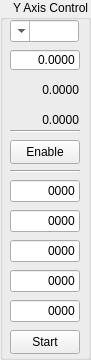
   <widget class="QGroupBox" name="groupBox_3">
    <property name="geometry">
     <rect>
      <x>199</x>
      <y>50</y>
      <width>91</width>
      <height>360</height>
     </rect>
    </property>
    <property name="layoutDirection">
     <enum>Qt::LayoutDirection::RightToLeft</enum>
    </property>
    <property name="title">
     <string>Y Axis Control</string>
    </property>
    <widget class="QComboBox" name="select_axis_y_combo_box">
     <property name="geometry">
      <rect>
       <x>10</x>
       <y>20</y>
       <width>69</width>
       <height>22</height>
      </rect>
     </property>
     <property name="layoutDirection">
      <enum>Qt::LayoutDirection::RightToLeft</enum>
     </property>
     <property name="editable">
      <bool>true</bool>
     </property>
     <property name="currentText">
      <string/>
     </property>
     <item>
      <property name="text">
       <string/>
      </property>
     </item>
     <item>
      <property name="text">
       <string>0</string>
      </property>
     </item>
     <item>
      <property name="text">
       <string>1</string>
      </property>
     </item>
     <item>
      <property name="text">
       <string>2</string>
      </property>
     </item>
     <item>
      <property name="text">
       <string>3</string>
      </property>
     </item>
     <item>
      <property name="text">
       <string>4</string>
      </property>
     </item>
     <item>
      <property name="text">
       <string>5</string>
      </property>
     </item>
     <item>
      <property name="text">
       <string>6</string>
      </property>
     </item>
    </widget>
    <widget class="QLabel" name="axis_y_fpos_lable">
     <property name="geometry">
      <rect>
       <x>18</x>
       <y>80</y>
       <width>61</width>
       <height>20</height>
      </rect>
     </property>
     <property name="layoutDirection">
      <enum>Qt::LayoutDirection::RightToLeft</enum>
     </property>
     <property name="text">
      <string>0.0000</string>
     </property>
     <property name="alignment">
      <set>Qt::AlignmentFlag::AlignRight|Qt::AlignmentFlag::AlignTrailing|Qt::AlignmentFlag::AlignVCenter</set>
     </property>
    </widget>
    <widget class="QLineEdit" name="axis_y_set_position_line_edit">
     <property name="geometry">
      <rect>
       <x>10</x>
       <y>50</y>
       <width>70</width>
       <height>20</height>
      </rect>
     </property>
     <property name="layoutDirection">
      <enum>Qt::LayoutDirection::RightToLeft</enum>
     </property>
     <property name="text">
      <string>0.0000</string>
     </property>
     <property name="alignment">
      <set>Qt::AlignmentFlag::AlignRight|Qt::AlignmentFlag::AlignTrailing|Qt::AlignmentFlag::AlignVCenter</set>
     </property>
    </widget>
    <widget class="QLabel" name="axis_y_position_error">
     <property name="geometry">
      <rect>
       <x>18</x>
       <y>110</y>
       <width>61</width>
       <height>20</height>
      </rect>
     </property>
     <property name="layoutDirection">
      <enum>Qt::LayoutDirection::RightToLeft</enum>
     </property>
     <property name="text">
      <string>0.0000</string>
     </property>
     <property name="alignment">
      <set>Qt::AlignmentFlag::AlignRight|Qt::AlignmentFlag::AlignTrailing|Qt::AlignmentFlag::AlignVCenter</set>
     </property>
    </widget>
    <widget class="QPushButton" name="axis_y_enable_button">
     <property name="geometry">
      <rect>
       <x>10</x>
       <y>140</y>
       <width>70</width>
       <height>24</height>
      </rect>
     </property>
     <property name="layoutDirection">
      <enum>Qt::LayoutDirection::RightToLeft</enum>
     </property>
     <property name="text">
      <string>Enable</string>
     </property>
    </widget>
    <widget class="Line" name="line_3">
     <property name="geometry">
      <rect>
       <x>10</x>
       <y>130</y>
       <width>70</width>
       <height>3</height>
      </rect>
     </property>
     <property name="orientation">
      <enum>Qt::Orientation::Horizontal</enum>
     </property>
    </widget>
    <widget class="Line" name="line_4">
     <property name="geometry">
      <rect>
       <x>10</x>
       <y>170</y>
       <width>70</width>
       <height>3</height>
      </rect>
     </property>
     <property name="orientation">
      <enum>Qt::Orientation::Horizontal</enum>
     </property>
    </widget>
    <widget class="QLineEdit" name="axis_y_velocity_line_edit">
     <property name="geometry">
      <rect>
       <x>10</x>
       <y>180</y>
       <width>70</width>
       <height>22</height>
      </rect>
     </property>
     <property name="layoutDirection">
      <enum>Qt::LayoutDirection::RightToLeft</enum>
     </property>
     <property name="inputMask">
      <string/>
     </property>
     <property name="text">
      <string>0000</string>
     </property>
     <property name="alignment">
      <set>Qt::AlignmentFlag::AlignRight|Qt::AlignmentFlag::AlignTrailing|Qt::AlignmentFlag::AlignVCenter</set>
     </property>
    </widget>
    <widget class="QLineEdit" name="axis_y_acceleration_line_edit">
     <property name="geometry">
      <rect>
       <x>10</x>
       <y>210</y>
       <width>70</width>
       <height>22</height>
      </rect>
     </property>
     <property name="layoutDirection">
      <enum>Qt::LayoutDirection::RightToLeft</enum>
     </property>
     <property name="text">
      <string>0000</string>
     </property>
     <property name="alignment">
      <set>Qt::AlignmentFlag::AlignRight|Qt::AlignmentFlag::AlignTrailing|Qt::AlignmentFlag::AlignVCenter</set>
     </property>
    </widget>
    <widget class="QLineEdit" name="axis_y_deceleration_line_edit">
     <property name="geometry">
      <rect>
       <x>10</x>
       <y>240</y>
       <width>70</width>
       <height>22</height>
      </rect>
     </property>
     <property name="layoutDirection">
      <enum>Qt::LayoutDirection::RightToLeft</enum>
     </property>
     <property name="text">
      <string>0000</string>
     </property>
     <property name="alignment">
      <set>Qt::AlignmentFlag::AlignRight|Qt::AlignmentFlag::AlignTrailing|Qt::AlignmentFlag::AlignVCenter</set>
     </property>
    </widget>
    <widget class="QLineEdit" name="axis_y_kill_deceleration_line_edit">
     <property name="geometry">
      <rect>
       <x>10</x>
       <y>270</y>
       <width>70</width>
       <height>22</height>
      </rect>
     </property>
     <property name="layoutDirection">
      <enum>Qt::LayoutDirection::RightToLeft</enum>
     </property>
     <property name="text">
      <string>0000</string>
     </property>
     <property name="alignment">
      <set>Qt::AlignmentFlag::AlignRight|Qt::AlignmentFlag::AlignTrailing|Qt::AlignmentFlag::AlignVCenter</set>
     </property>
    </widget>
    <widget class="QLineEdit" name="axis_y_jerk_line_edit">
     <property name="geometry">
      <rect>
       <x>10</x>
       <y>300</y>
       <width>70</width>
       <height>22</height>
      </rect>
     </property>
     <property name="layoutDirection">
      <enum>Qt::LayoutDirection::RightToLeft</enum>
     </property>
     <property name="text">
      <string>0000</string>
     </property>
     <property name="alignment">
      <set>Qt::AlignmentFlag::AlignRight|Qt::AlignmentFlag::AlignTrailing|Qt::AlignmentFlag::AlignVCenter</set>
     </property>
    </widget>
    <widget class="QPushButton" name="axis_y_motion_start_button">
     <property name="geometry">
      <rect>
       <x>10</x>
       <y>330</y>
       <width>70</width>
       <height>24</height>
      </rect>
     </property>
     <property name="text">
      <string>Start</string>
     </property>
    </widget>
   </widget>
